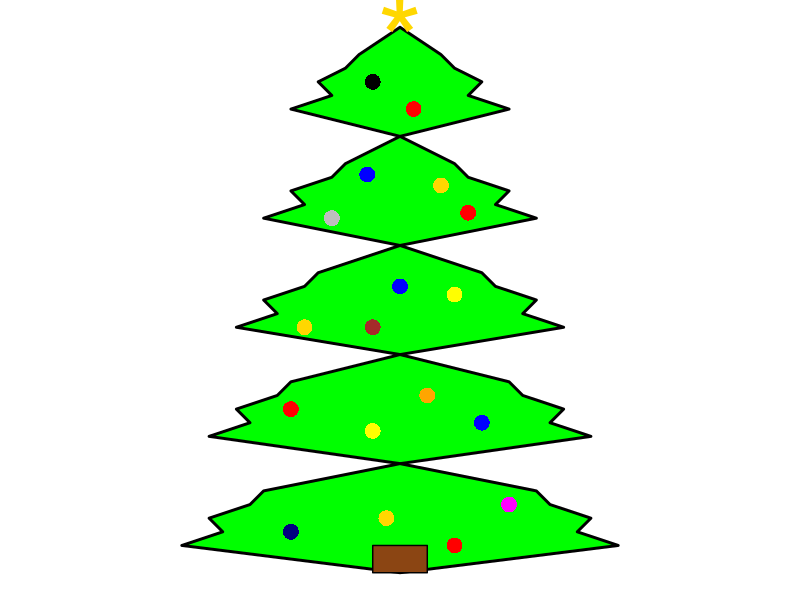

R code for this plot:
library(ggplot2)

# Tworzymy dane dla zarysu choinki z 5 poziomami
tree_outline <- data.frame(
  x = c(
    0, -1.5, -2, -3, -2.5, -4, 0, 4, 2.5, 3, 2, 1.5, 0,   # Poziom 1
    0, -2, -2.5, -4, -3.5, -5, 0, 5, 3.5, 4, 2.5, 2, 0,   # Poziom 2
    0, -3, -3.5, -5, -4.5, -6, 0, 6, 4.5, 5, 3.5, 3, 0,   # Poziom 3
    0, -4, -4.5, -6, -5.5, -7, 0, 7, 5.5, 6, 4.5, 4, 0,   # Poziom 4
    0, -5, -5.5, -7, -6.5, -8, 0, 8, 6.5, 7, 5.5, 5, 0    # Poziom 5
  ),
  y = c(
    0, -1, -1.5, -2, -2.5, -3, -4, -3, -2.5, -2, -1.5, -1, 0,   # Poziom 1
    -4, -5, -5.5, -6, -6.5, -7, -8, -7, -6.5, -6, -5.5, -5, -4,  # Poziom 2
    -8, -9, -9.5, -10, -10.5, -11, -12, -11, -10.5, -10, -9.5, -9, -8, # Poziom 3
    -12, -13, -13.5, -14, -14.5, -15, -16, -15, -14.5, -14, -13.5, -13, -12, # Poziom 4
    -16, -17, -17.5, -18, -18.5, -19, -20, -19, -18.5, -18, -17.5, -17, -16  # Poziom 5
  ),
  group = rep(1:5, each = 13)
)

# Tworzymy dane dla gwiazdki (umieszczonej wyżej)
star <- data.frame(
  x = c(0),
  y = c(-0.5),  # Umieszczamy gwiazdkę wyżej, tuż nad czubkiem choinki
  label = c("*")
)

# Tworzymy pień choinki
tree_trunk <- data.frame(
  x = c(-1, -1, 1, 1),
  y = c(-20, -19, -19, -20)
)
ornaments <- data.frame(
  x = c(0.5, -1.2, 1.5, -2.5, 2.5, 0, -3.5, 2, -4, 3, -0.5, 4, 1, -1,-1,-1, -4, 2),  # Współrzędne x dla bombek
  y = c(-3, -5.4, -5.8, -7, -6.8, -9.5, -11, -9.8, -14, -14.5, -18,-17.5, -13.5, -14.8,-11, -2,-18.5, -19),  # Współrzędne y dla bombek
  color = c("red", "blue", "gold", "grey", "red", "blue", "gold", "yellow", "red", "blue", "gold","magenta","orange","yellow","brown","black","navy","red")  # Kolory bombek
)

# Tworzymy wykres z bombkami
ggplot() +
  # Dodajemy kontur choinki z wypełnieniem zielonym
  geom_polygon(data = tree_outline, aes(x = x, y = y, group = group), fill = "green", color = "black", size = 1) +
  # Dodajemy gwiazdkę (złotą) na czubek choinki
  geom_text(data = star, aes(x = x, y = y, label = label), size = 30, color = "gold") +
  # Dodajemy pień choinki
  geom_polygon(data = tree_trunk, aes(x = x, y = y), fill = "saddlebrown", color = "black") +
  # Dodajemy bombki
  geom_point(data = ornaments, aes(x = x, y = y, color = color), size = 5, shape = 16) +
  # Ustawiamy kolory bombek
  scale_color_identity() +
  # Dostosowujemy wygląd wykresu
  theme_void() +
  coord_equal()
